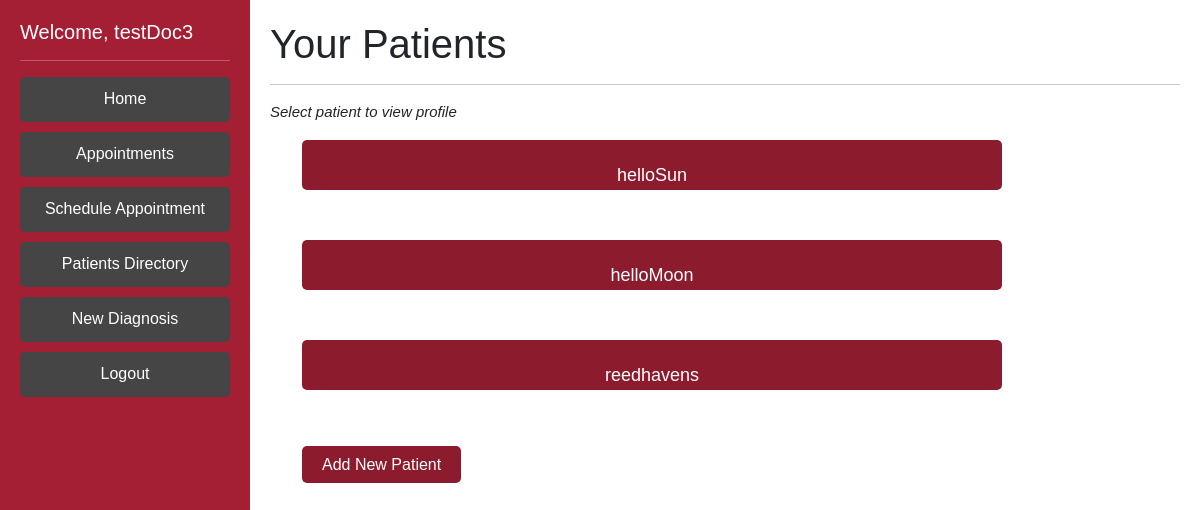
The page /viewPatients (signed in) on the database as committed earlier.
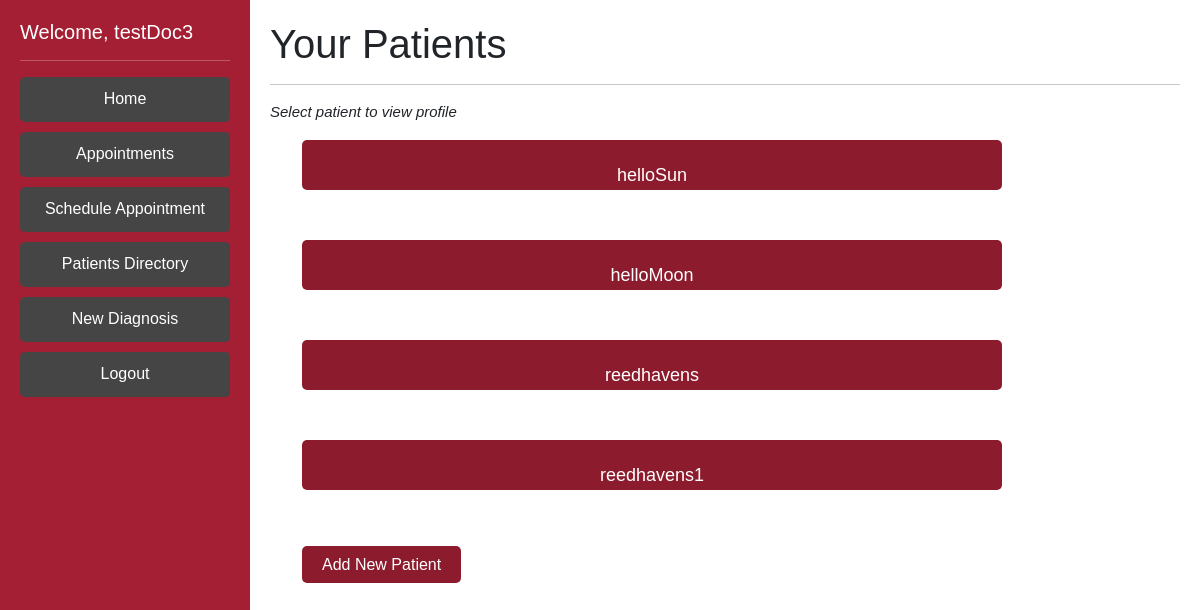
The same page on the database as committed later.
### DoctorPortal/models.py (models this page shows, shortened)
class Patient(AbstractBaseUser):
    phone = EncryptedIntegerField() # 1 (999)-999-9999 11 long
    ssn = EncryptedCharField(unique=True) #ssn should be unique
    address = EncryptedCharField(max_length=200, default= '')
    username = models.CharField(max_length=100, default = '', unique=True)
    password = EncryptedCharField(max_length=25, default='')
    createdAt = EncryptedDateTimeField(auto_now_add=True) # time the patient was created
    lastUpdated = EncryptedDateTimeField(auto_now=True) # time the patient info was last edited
    fname = models.CharField(max_length=50)
    lname = EncryptedCharField(max_length=50)
    sex = models.CharField(max_length=1) # M or F
    symptoms = EncryptedTextField(default='na') #large body of text
    age = models.PositiveIntegerField(validators=[MaxValueValidator(130), MinValueValidator(0)], default=None) # 0 - 130 yrs old
    weight = models.PositiveIntegerField(validators=[MinValueValidator(1), MaxValueValidator(2000)], default=None) # 1-2000lbs
    allergies = EncryptedTextField(default='na') # known allergies
    history = EncryptedTextField(default='na') # the medical history
    is_patient = models.BooleanField('patientStatus', default=True)
    is_doctor = models.BooleanField('doctorStatus', default=False)
    objects = PatientManager()
    USERNAME_FIELD = 'username'
    REQUIRED_FIELDS = []

class PatientDoctor(models.Model):
    staffUser = models.ForeignKey(Patient, on_delete=models.CASCADE, related_name='doctorUser', default='')
    patient = models.ForeignKey(Patient, on_delete=models.CASCADE, related_name='patientUser', default='')
    updaterUsername = models.CharField(max_length=100, default = '')
    AccessLevelChoices = [('A', "Admin"), ('V', "Viewer")] #see all info or just necessary info
    AccessLevel = models.CharField(max_length=1, choices=AccessLevelChoices, default='V')
    lastUpdated = EncryptedDateTimeField(auto_now=True) # time the patient info was last edited
    createdAt = EncryptedDateTimeField(auto_now_add=True) # time the patient was created

### DoctorPortal/views.py (the view)
# urls.py: path('viewPatients', views.viewPatients, name='viewPatients'),
def viewPatients(request):
    current_user = request.user
    if (current_user.is_doctor == False):
        return HttpResponseRedirect('/login')
    myPatients = PatientDoctor.objects.filter(staffUser = current_user)
    return render(request, 'viewPatients_doctor.html', context = {"patients": myPatients})

### DoctorPortal/templates/viewPatients_doctor.html
{% extends 'base_doctor.html' %}
{% block content %}
<div class="jumbotron">
    <h1 class="display-7">Your Patients</h1>
    <hr class="my-3">
    <p class="text">Select patient to view profile</p>
</div>
    {% if patients %}
        <ul>
            {% for p in patients %}
            <a class="widelink" href="{% url 'viewProfileDoctorSecure' patientUsername=p.patient.username %}">{{p.patient.username}} </a> <br>
                {% endfor %}
                <a href="/addPatient">Add New Patient</a> <br>
        </ul>
    {% endif %}
{% endblock content %}

### DoctorPortal/templates/base_doctor.html (shortened to what this page needs)
{% load static %}
<!doctype html>
<html lang="en">
  <head>
		<link href="https://cdn.jsdelivr.net/npm/bootstrap@5.3.0-alpha1/dist/css/bootstrap.min.css" rel="stylesheet">
		<link rel="stylesheet" type="text/css" href="{% static 'styles.css' %}">
	</head>
  <body>
    <div class="sidebar">
      <h5>Welcome, {{ user.get_username }}</h5>
      <hr class="my-3">
			<ul>
				<li><a class="btn btn-danger" style="margin-bottom: 10px;" href="/home">Home</a></li>
				<li><a class="btn btn-danger" style="margin-bottom: 10px;" href="/viewFutureAppointmentsDoctor">Appointments</a></li>
        <li><a class="btn btn-danger" style="margin-bottom: 10px;" href="/scheduleAppointmentDoctor">Schedule Appointment</a></li>
				<li><a class="btn btn-danger" style="margin-bottom: 10px;" href="/viewPatients">Patients Directory</a></li>
				<li><a class="btn btn-danger" style="margin-bottom: 10px;" href="/addDiagnosis">New Diagnosis</a></li>
				<li><a class="btn btn-danger" href="/logoutDoctor">Logout</a></li>
			</ul>
    </div>
    <div class="content">
      {% block content %}{% endblock content %}
    </div>
  </body>
</html>

### DoctorPortal/static/styles.css (style rules this page uses)
body { margin: 0; padding: 0; font-family: Arial, sans-serif; }
.text { font-size: medium; font-style: italic; font-size: 15px; }
.sidebar { position: fixed; top: 0px; left: 0; width: 250px; height: 100%; background-color: #a41e34; color: #fff; padding: 20px; box-sizing: border-box; }
.sidebar ul { margin: 0; padding: 0; list-style: none; }
.sidebar ul li { margin: 0; padding: 0; }
.sidebar ul li a { display: block; color: #fff; padding: 10px; text-decoration: none; border-bottom: 1px solid #8c1c2d; }
.content { margin-left: 250px; padding: 20px; box-sizing: border-box; }
.content h1 { margin-top: 0; }
.btn { background-color:rgb(70, 69, 69)!important; border-color: rgb(70, 69, 69)!important; border: none; display: inline-block; }
a:link, a:visited { background-color: #8c1c2d; color: #fff; padding: 10px 20px; border-radius: 5px; border: none; cursor: pointer; text-decoration: none; }
.widelink { display: block; width: 700px; height: 50px; text-align: center; font-size: 18px; font-family:Arial, Helvetica, sans-serif; }
ul { margin: 0; line-height: 50px; list-style: none; }

Rows that differ between the two databases and show on the page:
added PatientDoctor: patient.username "reedhavens1"
